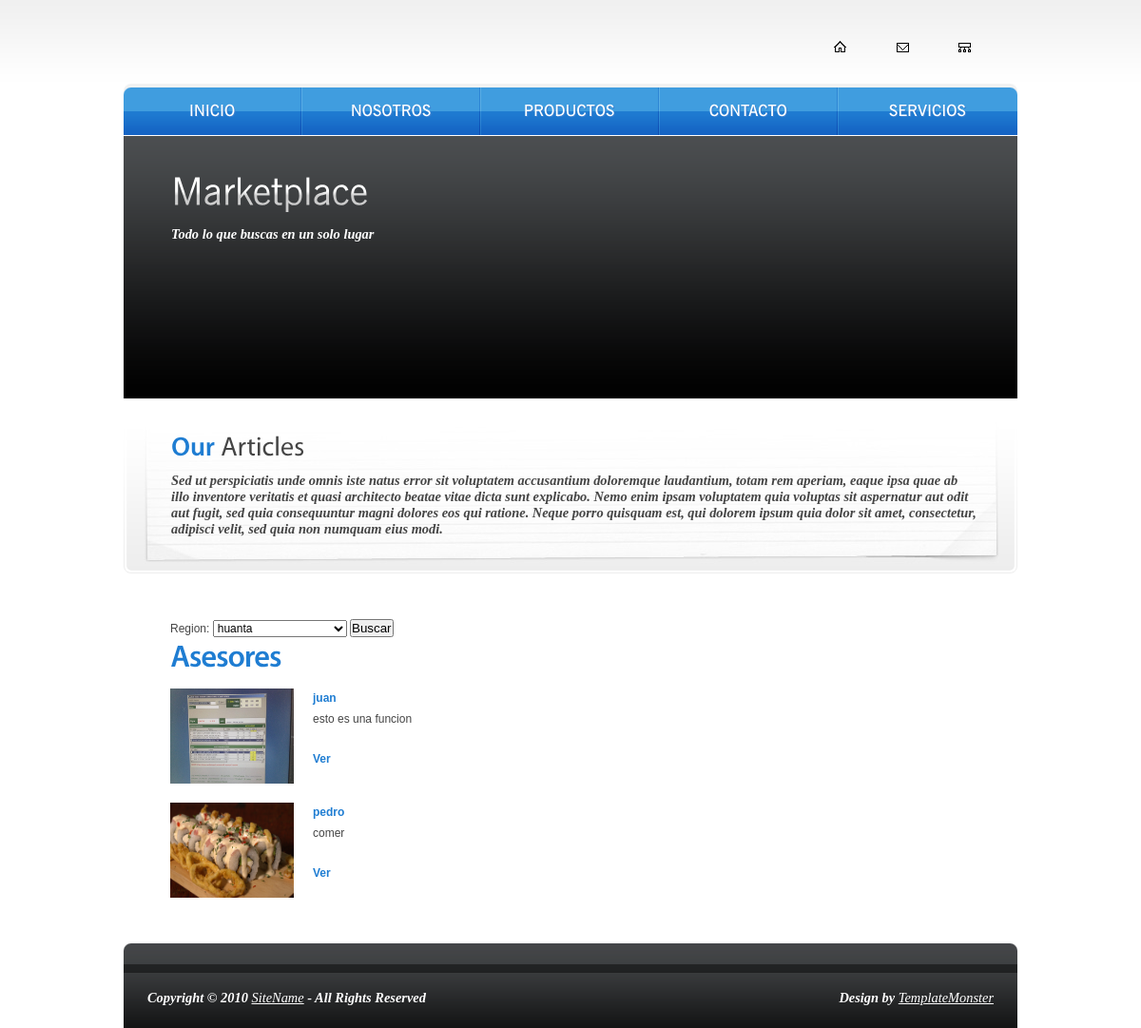
/asesores/1/, run on the app's committed database.
### main/models.py (models this page shows)
class Asesor(models.Model):
    nombre = models.CharField(max_length=100)
    tipo_documento = models.CharField(max_length=20)
    documento = models.CharField(max_length=11)
    telefono = models.CharField(max_length=9)
    correo = models.CharField(max_length=50, null=True)
    funcion = models.CharField(max_length=200)
    precio = models.DecimalField(max_digits=19, decimal_places=2)
    foto = models.ImageField(blank=True, upload_to='asesor/')
    region = models.ForeignKey(Region, on_delete=models.PROTECT)

### main/views.py (the view)
# urls.py: path('asesores/<int:id_region>/',views.mostrarAsesores ,name="mostrarAsesores"),
def mostrarAsesores(request, id_region):
    asesores = Asesor.objects.filter(region = id_region)
    regiones = Region.objects.filter(activo=True)
    context = {'asesores':asesores,'regiones':regiones,"oRegion":id_region,}
    return render(request,'main/asesores/asesores.html',context)

### templates/main/asesores/asesores.html (shortened to what this page needs)
{% extends "base/base.html" %}
{% load staticfiles %}
{% block content %}
<div class="box">
    <div class="border-bot">
      <div class="right-bot-corner">
        <div class="left-bot-corner">
          <div class="inner">
            <div class="box1 alt">
              <div class="inner">
                <h4><b>Our</b> Articles</h4>
                <p class="p0">Sed ut perspiciatis unde omnis iste natus error sit voluptatem accusantium doloremque laudantium, totam rem aperiam, eaque ipsa quae ab illo inventore veritatis et quasi architecto beatae vitae dicta sunt explicabo. Nemo enim ipsam voluptatem quia voluptas sit aspernatur aut odit aut fugit, sed quia consequuntur magni dolores eos qui ratione. Neque porro quisquam est, qui dolorem ipsum quia dolor sit amet, consectetur, adipisci velit, sed quia non numquam eius modi.</p>
              </div>
            </div>
          </div>
        </div>
      </div>
    </div>
  </div>
  <div class="indent">
    <div class="wrapper">
      <div class="col-1">
        <br>
        <label for="">Region:</label>
                <select name="region" id="id_region" class="form-control" >
                    {% for region in regiones %}
                        <option value="{{region.id}}">{{region.nombre}}</option>
                    {% endfor %}
                </select>
                <button type="button" onclick="buscarAsesores();">Buscar</button>
        <br>
        <h3><b>Asesores</b></h3>
        <ul class="list">
          {% for asesor in asesores %}
          <li><img src="/media/{{asesor.foto}}" alt="" height="100" width="130" /><a href="asesor.html">{{asesor.nombre}}</a><br />
            {{asesor.funcion}} <p></p><a href="/asesor/{{asesor.id}}/" type="button">Ver</a></p></li>
          {% endfor %}
        </ul>
      </div>
    </div>
  </div>
{% endblock %}

### static/css/style.css (style rules this page uses)
* { margin:0; padding:0; }
html { min-width:940px; }
body { background:url(../images/tail-top.gif) repeat-x left top #fff; font-family:Tahoma, Arial, helvetica, sans-serif; font-size:100%; line-height:1em; color:#454545; min-width:940px; }
input, textarea, select { font-family:Tahoma, Arial, helvetica, sans-serif; font-size:1em; vertical-align:middle; font-weight:normal; }
p { margin:0; padding:0; }
img { border:0; vertical-align:top; text-align:left; }
ul, ol { list-style:none; }
.col-1, .col-2, .col-3 { float:left; }
#content .col-1 { width:526px; padding:12px 0; }
.wrapper { width:100%; overflow:hidden; }
.list { margin-top:-14px; }
.list li { line-height:1.83em; width:100%; overflow:hidden; vertical-align:top; padding-top:14px; }
.list li img { float:left; margin-right:20px; }
.list li a { font-weight:bold; text-decoration:none; }
p { line-height:1.83em; margin-bottom:20px; }
.p0 { margin:0; }
a { color:#1f7dd2; outline:none; }
h3 { font-size:32px; line-height:1.2em; letter-spacing:-1px; margin-bottom:15px; }
h4 { font-size:28px; line-height:1.2em; margin-bottom:10px; }
h3 b, h4 b { color:#1f7dd2; }
.box { background:#fff; width:100%; margin-bottom:20px; }
.box .border-bot { background:url(../images/border-bot.gif) repeat-x left bottom; }
.box .left-bot-corner { background:url(../images/left-bot-corner.gif) no-repeat left bottom; }
.box .right-bot-corner { background:url(../images/right-bot-corner.gif) no-repeat right bottom; }
.box .inner { padding:0 0 10px 21px; }
.box1 { width:263px; background:url(../images/box1-bot.jpg) no-repeat left bottom; }
.box1.alt { background:url(../images/box1-bot1.jpg) no-repeat left bottom; width:900px; }
.box1 .inner { padding:34px 22px 28px 29px; }
#content .indent { padding:0 0 0 49px; }
a { outline:none; }
p { font: oblique bold 120% cursive; }

### data on the page
Asesor: foto (picture), nombre "juan", funcion "esto es una funcion"
Asesor: foto (picture), nombre "pedro", funcion "comer"

### other printed values
form field region "huanta"
